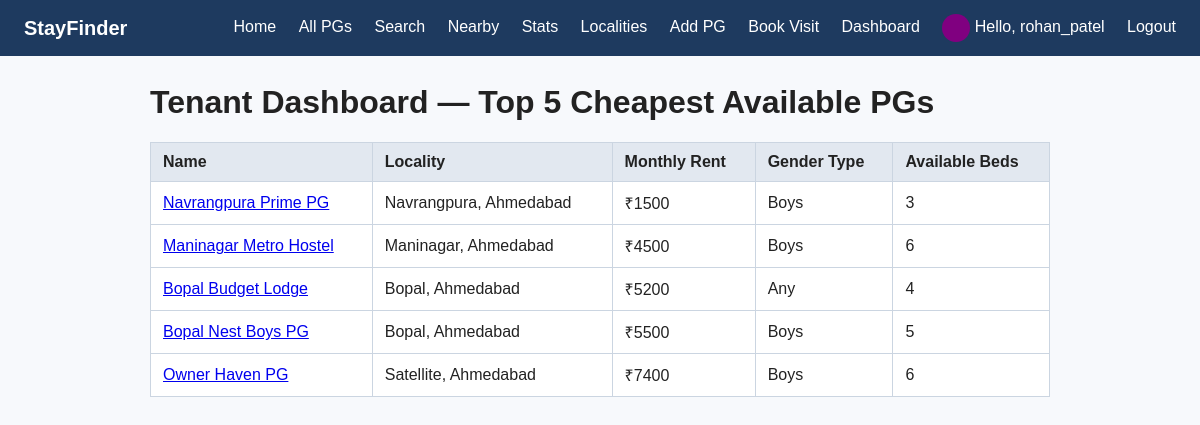
/members/dashboard/ (signed in), run on the app's committed database.
### members/models.py (models this page shows, shortened)
class Profile(models.Model):
    user = models.OneToOneField(settings.AUTH_USER_MODEL, on_delete=models.CASCADE)
    full_name = models.CharField(max_length=80, blank=True)
    phone = models.CharField(max_length=15, blank=True)
    photo = models.ImageField(upload_to='profiles/', blank=True)

### listings/models.py (models this page shows, shortened)
class PG(models.Model):
    GENDER_CHOICES = [
        ('Boys', 'Boys'),
        ('Girls', 'Girls'),
        ('Any', 'Any'),
    ]
    name = models.CharField(max_length=80)
    locality = models.ForeignKey(Locality, on_delete=models.CASCADE)
    monthly_rent = models.PositiveIntegerField()
    gender_type = models.CharField(max_length=10, choices=GENDER_CHOICES)
    available_beds = models.PositiveSmallIntegerField()
    photo = models.ImageField(upload_to='pg_photos/', blank=True)
    latitude = models.FloatField(null=True, blank=True)
    longitude = models.FloatField(null=True, blank=True)
    owner = models.ForeignKey(
        settings.AUTH_USER_MODEL,
        null=True,
        blank=True,
        on_delete=models.SET_NULL,
    )

class Locality(models.Model):
    name = models.CharField(max_length=60)
    city = models.CharField(max_length=40)
    class Meta:
        verbose_name_plural = 'Localities'
    def __str__(self):
        return f'{self.name}, {self.city}'

### members/views.py (the view, shortened to what this page needs)
# urls.py: path('dashboard/', views.dashboard, name='dashboard'),
@login_required
def dashboard(request):
    cheapest_pgs = (
        PG.objects.filter(available_beds__gt=0)
        .select_related('locality')
        .order_by('monthly_rent')[:5]
    )
    return render(
        request,
        'members/tenant_dashboard.html',
        {'pgs': cheapest_pgs},
    )

### members/templates/members/tenant_dashboard.html (shortened to what this page needs)
{% extends 'listings/base.html' %}
{% block content %}
<h1>Tenant Dashboard — Top 5 Cheapest Available PGs</h1>
<table class="pg-table">
    <thead>
        <tr>
            <th>Name</th>
            <th>Locality</th>
            <th>Monthly Rent</th>
            <th>Gender Type</th>
            <th>Available Beds</th>
        </tr>
    </thead>
    <tbody>
        {% for pg in pgs %}
        <tr>
            <td><a href="{% url 'pg_detail' pg.pk %}">{{ pg.name }}</a></td>
            <td>{{ pg.locality }}</td>
            <td>₹{{ pg.monthly_rent }}</td>
            <td>{{ pg.gender_type }}</td>
            <td>{{ pg.available_beds }}</td>
        </tr>
        {% empty %}
        <tr>
            <td colspan="5">No available PGs at the moment.</td>
        </tr>
        {% endfor %}
    </tbody>
</table>
{% endblock %}

### listings/templates/listings/base.html (shortened to what this page needs)
{% load static %}
<!DOCTYPE html>
<html lang="en">
<head>
    <link rel="stylesheet" href="{% static 'listings/css/style.css' %}">
</head>
<body>
    <nav class="navbar">
        <span class="brand">StayFinder</span>
        <div class="nav-links">
            <a href="{% url 'home' %}">Home</a>
            <a href="{% url 'pg_list' %}">All PGs</a>
            <a href="{% url 'pg_search' %}">Search</a>
            <a href="{% url 'nearby_pgs' %}">Nearby</a>
            <a href="{% url 'pg_stats' %}">Stats</a>
            <a href="{% url 'locality_overview' %}">Localities</a>
            <a href="{% url 'add_pg' %}">Add PG</a>
            <a href="{% url 'visit_request' %}">Book Visit</a>
            {% if user.is_authenticated %}
                <a href="{% url 'dashboard' %}">Dashboard</a>
                <a href="{% url 'profile_edit' %}">
                    {% if user.profile.photo %}
                        <img src="{{ user.profile.photo.url }}" alt="{{ user.username }}" width="28" height="28" style="border-radius: 50%; vertical-align: middle; object-fit: cover;">
                    {% else %}
                        <span>No photo</span>
                    {% endif %}
                    Hello, {{ user.username }}
                </a>
                <a href="{% url 'logout' %}">Logout</a>
            {% else %}
                <a href="{% url 'login' %}">Login</a>
                <a href="{% url 'signup' %}">Sign up</a>
            {% endif %}
        </div>
    </nav>
    <main class="container">
        {% block content %}{% endblock %}
    </main>
</body>
</html>

### listings/static/listings/css/style.css (style rules this page uses)
body { font-family: Arial, sans-serif; margin: 0; background-color: #f7f9fc; color: #222; }
.navbar { background-color: #1e3a5f; color: #ffffff; padding: 14px 24px; display: flex; justify-content: space-between; align-items: center; }
.navbar .brand { font-size: 1.25rem; font-weight: bold; }
.navbar .nav-links a { color: #ffffff; text-decoration: none; margin-left: 18px; }
.container { max-width: 900px; margin: 28px auto; padding: 0 16px; }
.pg-table { width: 100%; border-collapse: collapse; background-color: #ffffff; }
.pg-table th, .pg-table td { border: 1px solid #cbd5e1; padding: 10px 12px; text-align: left; }
.pg-table th { background-color: #e2e8f0; }

### data on the page
PG: name "Navrangpura Prime PG", locality "Navrangpura, Ahmedabad", monthly_rent "1500", gender_type "Boys", available_beds "3"
PG: name "Maninagar Metro Hostel", locality "Maninagar, Ahmedabad", monthly_rent "4500", gender_type "Boys", available_beds "6"
PG: name "Bopal Budget Lodge", locality "Bopal, Ahmedabad", monthly_rent "5200", gender_type "Any", available_beds "4"
PG: name "Bopal Nest Boys PG", locality "Bopal, Ahmedabad", monthly_rent "5500", gender_type "Boys", available_beds "5"
PG: name "Owner Haven PG", locality "Satellite, Ahmedabad", monthly_rent "7400", gender_type "Boys", available_beds "6"

### other printed values
{{ user.username }} "rohan_patel"
